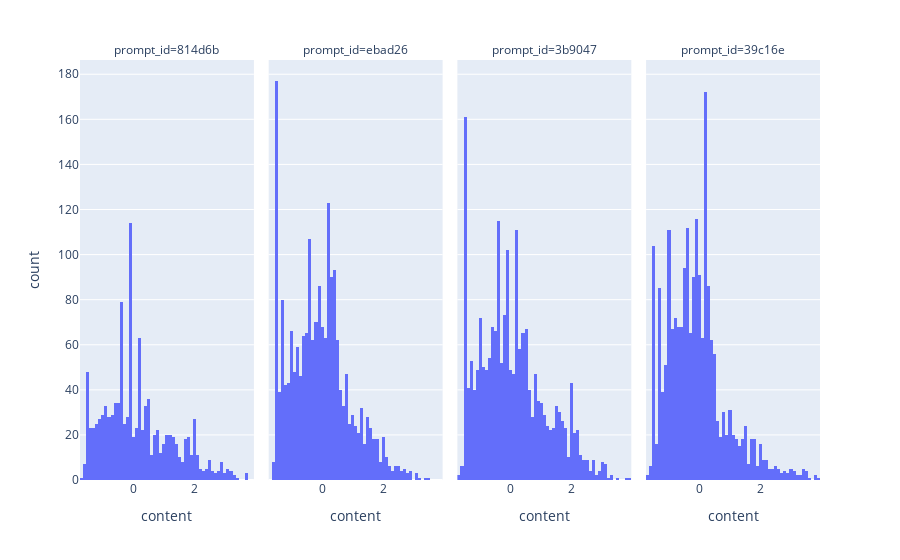

Write notebook code for a chart like this one.
### Code cell
fig = px.histogram(df, x="content",facet_col="prompt_id")
fig.show()

### Figure 1 — Plotly figure (JSON) as saved in the notebook; plotly's stock layout.template omitted (floating-point values rounded to 4 significant figures; data arrays with more than 128 entries replaced by an {"elided": "..."} marker saying what was removed)
{"data": [{"alignmentgroup": "True", "bingroup": "x", "hovertemplate": "prompt_id=814d6b<br>content=%{x}<br>count=%{y}<extra></extra>", "legendgroup": "", "marker": {"color": "#636efa", "pattern": {"shape": ""}}, "name": "", "offsetgroup": "", "orientation": "v", "showlegend": false, "type": "histogram", "x": {"elided": "1103 float values"}, "xaxis": "x", "yaxis": "y"}, {"alignmentgroup": "True", "bingroup": "x", "hovertemplate": "prompt_id=ebad26<br>content=%{x}<br>count=%{y}<extra></extra>", "legendgroup": "", "marker": {"color": "#636efa", "pattern": {"shape": ""}}, "name": "", "offsetgroup": "", "orientation": "v", "showlegend": false, "type": "histogram", "x": {"elided": "1996 float values"}, "xaxis": "x2", "yaxis": "y2"}, {"alignmentgroup": "True", "bingroup": "x", "hovertemplate": "prompt_id=3b9047<br>content=%{x}<br>count=%{y}<extra></extra>", "legendgroup": "", "marker": {"color": "#636efa", "pattern": {"shape": ""}}, "name": "", "offsetgroup": "", "orientation": "v", "showlegend": false, "type": "histogram", "x": {"elided": "2009 float values"}, "xaxis": "x3", "yaxis": "y3"}, {"alignmentgroup": "True", "bingroup": "x", "hovertemplate": "prompt_id=39c16e<br>content=%{x}<br>count=%{y}<extra></extra>", "legendgroup": "", "marker": {"color": "#636efa", "pattern": {"shape": ""}}, "name": "", "offsetgroup": "", "orientation": "v", "showlegend": false, "type": "histogram", "x": {"elided": "2057 float values"}, "xaxis": "x4", "yaxis": "y4"}], "layout": {"annotations": [{"font": {}, "showarrow": false, "text": "prompt_id=814d6b", "x": 0.1175, "xanchor": "center", "xref": "paper", "y": 1, "yanchor": "bottom", "yref": "paper"}, {"font": {}, "showarrow": false, "text": "prompt_id=ebad26", "x": 0.3725, "xanchor": "center", "xref": "paper", "y": 1, "yanchor": "bottom", "yref": "paper"}, {"font": {}, "showarrow": false, "text": "prompt_id=3b9047", "x": 0.6275, "xanchor": "center", "xref": "paper", "y": 1, "yanchor": "bottom", "yref": "paper"}, {"font": {}, "showarrow": false, "text": "prompt_id=39c16e", "x": 0.8825, "xanchor": "center", "xref": "paper", "y": 1, "yanchor": "bottom", "yref": "paper"}], "barmode": "relative", "legend": {"tracegroupgap": 0}, "margin": {"t": 60}, "xaxis": {"anchor": "y", "domain": [0, 0.235], "title": {"text": "content"}}, "xaxis2": {"anchor": "y2", "domain": [0.255, 0.49], "matches": "x", "title": {"text": "content"}}, "xaxis3": {"anchor": "y3", "domain": [0.51, 0.745], "matches": "x", "title": {"text": "content"}}, "xaxis4": {"anchor": "y4", "domain": [0.765, 1.0], "matches": "x", "title": {"text": "content"}}, "yaxis": {"anchor": "x", "domain": [0, 1], "title": {"text": "count"}}, "yaxis2": {"anchor": "x2", "domain": [0, 1], "matches": "y", "showticklabels": false}, "yaxis3": {"anchor": "x3", "domain": [0, 1], "matches": "y", "showticklabels": false}, "yaxis4": {"anchor": "x4", "domain": [0, 1], "matches": "y", "showticklabels": false}}}
